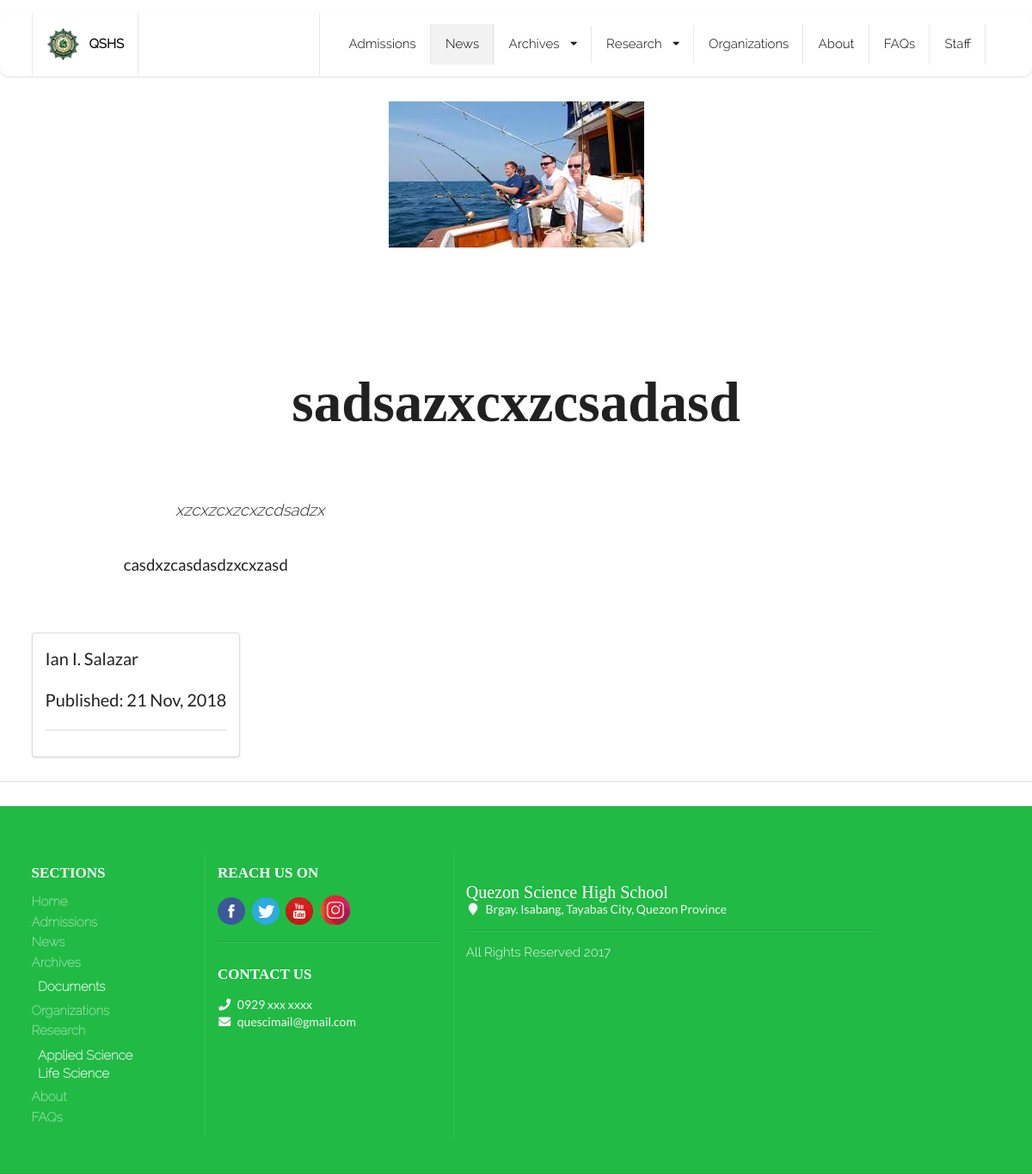
/news/details/1, run on the app's committed database.
### staff/models.py (models this page shows, shortened)
class News(models.Model):
    author = models.CharField(max_length=100, blank=True)
    author_additional_info = models.CharField(max_length=100, blank=True)
    lead_text = models.TextField()
    opening = models.CharField(max_length=10000, blank=True)
    headline = models.CharField(max_length=200)
    headline_image = models.ImageField(upload_to="news_pictures/%Y/%m/%d", blank=True, null=True, validators=[FileExtensionValidator(['png', 'jpeg', 'jpg', 'JPG'])])
    headline = models.TextField()
    headline_image = models.ImageField(upload_to="news_pictures/%Y/%m/%d", blank=True, null=True)
    cover_photo = models.ImageField(upload_to="news_pictures/%Y/%m/%d/cover", blank=True, null=True)
    body_text = models.TextField()
    other_image = models.ImageField(upload_to="news_pictures/%Y/%m/%d", blank=True, null=True)
    other_image_label = models.CharField(max_length=250, blank=True, null=True)
    created_date = models.DateTimeField(default=timezone.now)
    published_date = models.DateTimeField(blank=True, null=True)

### main/views.py (the view)
# urls.py: path('news/details/<int:pk>', views.NewsDetailView.as_view(),
class NewsDetailView(DetailView):
    template_name = "main/news_details.html"
    model = News
    context_object_name = "news"
    pk_url_kwarg = 'pk'

### templates/main/news_details.html (shortened to what this page needs)
{% extends 'base_2.html' %}
{% block news %}
  active
{% endblock %}
{% block main_content %}
  <div class="news cover photo">
  </div>
  <div class="ui vertical stripe segment ">
    <div class="news content">
      <div class="ui container">
        <h1 class="ui header">{{ news.headline|safe}}</h1>
        <div class="body">
          <p id="catchy-phrase">
            <i>
              {{ news.lead_text }}
            </i>
          </p>
          <p>{{ news.body_text|safe }}</p>
        </div>
        <div class="news meta ui compact segment">
          <p>{% if news.author %}{{ news.author }}{%else%}Anonymous{%endif%}</p>
          <p>Published: {{ news.published_date|date:"d M, Y"}}</p>
          <div class="ui divider">
          </div>
        </div>
      </div>
      </div>
  </div>
{% endblock %}

### static/css/index.css (style rules this page uses)
.ui.header { font-family: Code Bold; }
.news { padding-top:5em; }
.ui.vertical.stripe { margin: 2em 0em; padding: 2em 0em; }
.ui.vertical.stripe h1 { font-size: 3.5em; }
.ui.vertical.stripe p { font-size: 1.33em; }
.news.meta { font-size: 15px; }
.news.content { text-align: center; }
.news.content .body { padding: 1em 0 1em 0; text-align: left; }

### data on the page
News: headline "sadsazxcxzcsadasd", lead_text "xzcxzcxzcxzcdsadzx", body_text "casdxzcasdasdzxcxzasd", author "Ian I. Salazar", published_date "21 Nov, 2018"
